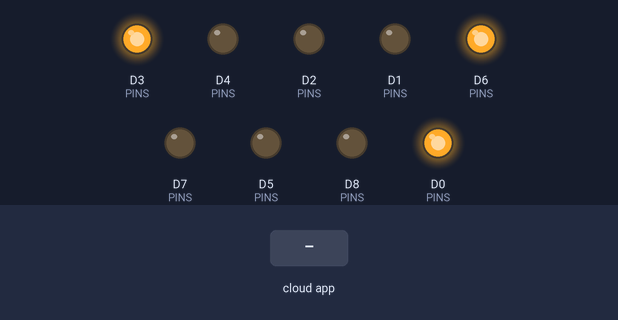
The sketch below on a simulated ESP8266 (NodeMCU). Parts: output pins drawn as LEDs (lit = HIGH). The inputs (shaded band) are chosen by the test bench. WiFi joins after 1.5 s; servers stay silent unless stated; the Firebase database answers and starts empty.

Above: at 2.7 s.
2.8 s: the phone or cloud app sets light_status to GREEN
At 4.0 s:
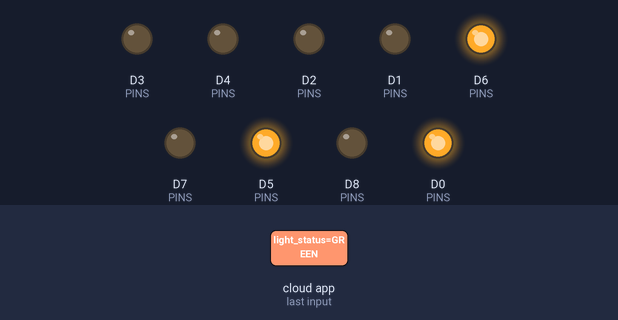
4.3 s: the phone or cloud app sets light_status to YELLOW
At 4.9 s:
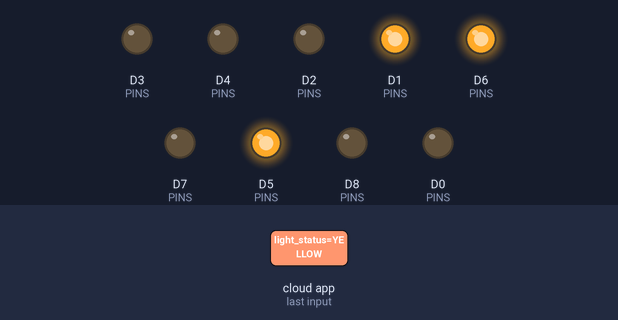
6.1 s: the phone or cloud app sets light_status to GREEN
At 7.7 s:
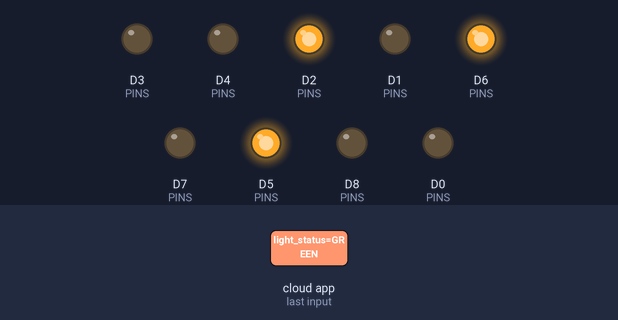
8.1 s: the phone or cloud app sets light_status to RED
At 9.2 s:
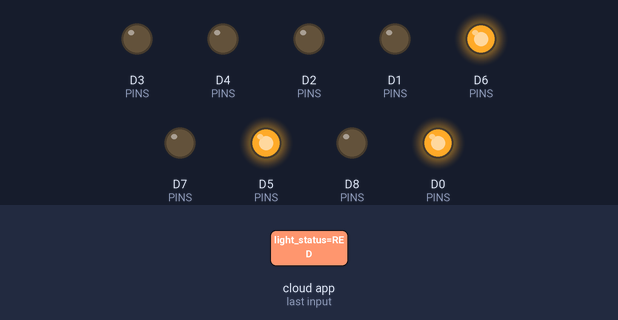
Timing chart, 0 to 11.1 s (numbered marks = the images above; inputs shaded):
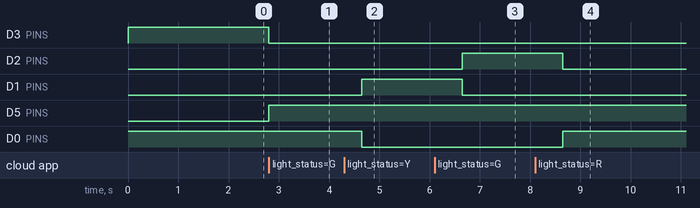

The sketch:

esp8266_traffic_light.ino
```cpp
#include <Arduino.h>
#include <ESP8266WiFi.h>
#include <Firebase_ESP_Client.h>
#include "addons/TokenHelper.h"
#include "addons/RTDBHelper.h"

#define WIFI_SSID     "vivoY36"
#define WIFI_PASSWORD "12345678"
#define FIREBASE_HOST "YOUR_FIREBASE_HOST"
#define FIREBASE_API_KEY "YOUR_API_KEY"

const int PINS[3][3] = {
  {D0, D1, D2}, // Lane A
  {D3, D4, D5}, // Lane B
  {D6, D7, D8}  // Lane C
};

const char* LANES[3] = {"lane_a", "lane_b", "lane_c"};

FirebaseData fbdo;
FirebaseAuth auth;
FirebaseConfig config;
bool signupOK = false;
unsigned long lastFetch = 0;

void setLaneLED(int r, int y, int g, String status) {
  digitalWrite(r, status == "RED" || (status != "GREEN" && status != "YELLOW"));
  digitalWrite(y, status == "YELLOW");
  digitalWrite(g, status == "GREEN");
}

void setup() {
  Serial.begin(115200);

  for (int i = 0; i < 3; i++) {
    for (int j = 0; j < 3; j++) {
      pinMode(PINS[i][j], OUTPUT);
      digitalWrite(PINS[i][j], j == 0 ? HIGH : LOW);
    }
  }

  WiFi.begin(WIFI_SSID, WIFI_PASSWORD);
  while (WiFi.status() != WL_CONNECTED) delay(300);

  config.api_key = FIREBASE_API_KEY;
  config.database_url = "https://" FIREBASE_HOST;

  if (Firebase.signUp(&config, &auth, "", "")) signupOK = true;

  config.token_status_callback = tokenStatusCallback;
  Firebase.begin(&config, &auth);
  Firebase.reconnectWiFi(true);
}

void loop() {
  if (!signupOK || !Firebase.ready()) return;

  if (millis() - lastFetch >= 1000) {
    lastFetch = millis();

    for (int i = 0; i < 3; i++) {
      String path = "/traffic_lights/" + String(LANES[i]);
      String status = "RED";

      if (Firebase.RTDB.getString(&fbdo, path + "/light_status")) {
        status = fbdo.stringData();
        status.toUpperCase();
      }

      setLaneLED(PINS[i][0], PINS[i][1], PINS[i][2], status);
    }
  }
}
```

Measured:
- after the input at 2.8 s, D3 (PINS): HIGH → LOW at once; D5 (PINS): LOW → HIGH at once
- after the input at 4.3 s, D1 (PINS): LOW → HIGH after 0.35 s; D0 (PINS): HIGH → LOW after 0.35 s
- after the input at 6.1 s, D2 (PINS): LOW → HIGH after 0.55 s; D1 (PINS): HIGH → LOW after 0.55 s
- after the input at 8.1 s, D2 (PINS): HIGH → LOW after 0.55 s; D0 (PINS): LOW → HIGH after 0.55 s
